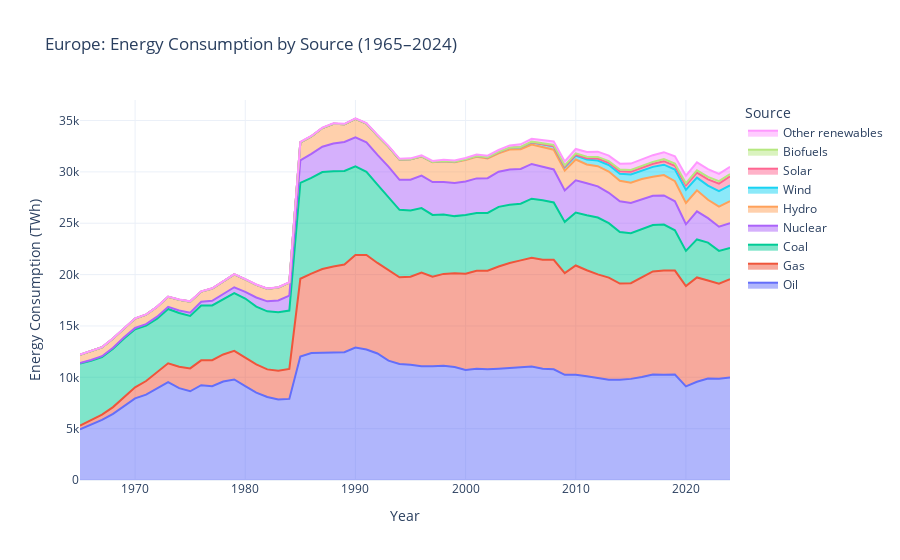

Notebook code cell kept with this figure:
### Markdown cell above
In this chart, we can see the breakdown of European primary energy consumption based on source, measured in terms of primary energy using the substitution method. This dataset is sourced from the website "Our World in Data", "Energy consumption by source, Europe".<sup id="fnref1"><a href="#fn1">1</a></sup> There was no available data for the following countries: Andorra, Liechtenstein, Monaco, San Marino and Vatican City. Numbers are given in terms of per capita consumption. **< make sure you mention how this transforms into total consumption, this is a bit confusing** Here is the quick summary of the dataset columns:
* **Entity**: the name of the country.
* **Code**: country code.
* **Year**: the year data represents.
* **other_renewables_consumption_equivalent_twh**: energy consumption from geothermal, biomass, waste, wave, and tidal source in Terawatt-hours.
* **biofuels_consumption_twh**: Biofuel consumption in Terawatt-hours.
* **solar_consumption_equivalent_twh**: Solar consumption in Terawatt-hours.
* **wind_consumption_equivalent_twh**: Wind consumption in Terawatt-hours.
* **hydro_consumption_equivalent_twh**: Hydro consumption in Terawatt-hours.
* **nuclear_consumption_equivalent_twh**: Nuclear consumption in Terawatt-hours.
* **gas_consumption_twh**: Gas consumption in Terawatt-hours.
* **coal_consumption_twh**: Coal consumption in Terawatt-hours
* **oil_consumption_twh**: Oil consumption in Terawatt-hours.

<b id="fn1">1.</b> _Data source: Energy Institute - Statistical Review of World Energy (2025) - with major processing by Our World in Data_ <a href="https://ourworldindata.org/electricity-mix"> link </a>

### Code cell
# === Clean column names ===
share_energy.columns = share_energy.columns.str.strip()

# === Define energy columns in desired stack order (bottom to top) ===
energy_cols = [
    "other_renewables_consumption_equivalent_twh",
    "biofuels_consumption_twh",
    "solar_consumption_equivalent_twh",
    "wind_consumption_equivalent_twh",
    "hydro_consumption_equivalent_twh",
    "nuclear_consumption_equivalent_twh",
    "coal_consumption_twh",
    "gas_consumption_twh",
    "oil_consumption_twh"
]

# === Ensure numeric values (keep NaN for missing data) ===
share_energy[energy_cols] = share_energy[energy_cols].apply(pd.to_numeric, errors='coerce')

# === Count available countries per year ===
country_counts = share_energy.groupby("Year")["Entity"].count().to_dict()

# === Aggregate European countries into ONE row per year, sum available values only ===
share_energy_agg = share_energy.groupby(["Year"], as_index=False)[energy_cols].sum()

# === Compute total energy per row ===
share_energy_agg['Total_energy'] = share_energy_agg[energy_cols].sum(axis=1).round(2)

# === Prepare long-format data for Plotly ===
df_melted = share_energy_agg.melt(
    id_vars=['Year', 'Total_energy'],
    value_vars=energy_cols,
    var_name='Source',
    value_name='Energy_TWh'
)

# === Clean source names for display ===
source_name_map = {
    "other_renewables_consumption_equivalent_twh": "Other renewables",
    "biofuels_consumption_twh": "Biofuels",
    "solar_consumption_equivalent_twh": "Solar",
    "wind_consumption_equivalent_twh": "Wind",
    "hydro_consumption_equivalent_twh": "Hydro",
    "nuclear_consumption_equivalent_twh": "Nuclear",
    "gas_consumption_twh": "Gas",
    "oil_consumption_twh": "Oil",
    "coal_consumption_twh": "Coal"
}
df_melted['Source'] = df_melted['Source'].replace(source_name_map)

# === Reverse stack order for plot and legend ===
stack_order = [source_name_map[col] for col in energy_cols][::-1]  # bottom-to-top
df_melted['Source'] = pd.Categorical(df_melted['Source'], categories=stack_order, ordered=True)

# === Generate hover text per year including number of countries ===
hover_text_dict = {}
for year in share_energy_agg['Year'].unique():
    row = share_energy_agg[share_energy_agg['Year'] == year]
    hover_text = f"<b>Year: {year}</b><br>"
    hover_text += f"Countries with data: {country_counts.get(year, 0)}<br>"
    for col in energy_cols[::-1]:
        display_name = source_name_map[col]
        hover_text += f"{display_name}: {row[col].values[0]:,.2f} TWh<br>"
    hover_text += f"<b>Total: {row['Total_energy'].values[0]:,.2f} TWh</b>"
    hover_text_dict[year] = hover_text

df_melted['hover_text'] = df_melted['Year'].map(hover_text_dict)

# === Create Plotly area chart ===
fig = px.area(
    df_melted,
    x='Year',
    y='Energy_TWh',
    color='Source',
    category_orders={'Source': stack_order},
    hover_data={'Energy_TWh': False, 'Total_energy': False},
    title='Europe: Energy Consumption by Source (1965–2024)'
)

fig.update_traces(
    text=df_melted['hover_text'],
    hovertemplate="%{text}<extra></extra>"
)

# === Update layout ===
fig.update_layout(
    yaxis_title='Energy Consumption (TWh)',
    xaxis_title='Year',
    yaxis=dict(range=[0, 37000]),
    xaxis=dict(range=[1965, 2024]),
    template='plotly_white',
    legend_traceorder="reversed"
)

fig.show()

# class TestEnergyData(unittest.TestCase):
#
#     def setUp(self):
#         # Example: your DataFrame
#         # Replace this with your actual DataFrame variable
#         self.df = share_energy.copy()
#
#         # Columns to test
#         self.energy_cols = [
#             "Other renewables (including geothermal and biomass) - TWh",
#             "Biofuels consumption - TWh",
#             "Solar consumption - TWh",
#             "Wind consumption - TWh",
#             "Hydro consumption - TWh",
#             "Nuclear consumption - TWh",
#             "Gas consumption - TWh",
#             "Oil consumption - TWh"
#         ]
#
#     def test_columns_exist(self):
#         # Ensure all expected columns exist
#         for col in self.energy_cols + ["Year"]:
#             self.assertIn(col, self.df.columns)
#
#     def test_no_nan_values(self):
#         # Check that energy columns have no NaN
#         self.assertFalse(self.df[self.energy_cols].isna().any().any())
#
#     def test_numeric_values(self):
#         # Ensure all energy columns are numeric
#         for col in self.energy_cols:
#             self.assertTrue(np.issubdtype(self.df[col].dtype, np.number))
#
#     def test_total_energy(self):
#         # Compute total per row
#         self.df['Total_energy'] = self.df[self.energy_cols].sum(axis=1).round(2)
#         # Check if total energy is within reasonable range
#         # Example: global energy generation should not exceed 100,000 TWh/year
#         self.assertTrue((self.df['Total_energy'] >= 0).all())
#         self.assertTrue((self.df['Total_energy'] <= 100000).all())
#
#     def test_shape(self):
#         # Check if dataframe has expected columns and rows > 0
#         self.assertGreater(self.df.shape[0], 0)
#         self.assertGreaterEqual(self.df.shape[1], len(self.energy_cols) + 1)  # +1 for Year
#
# suite = unittest.TestLoader().loadTestsFromTestCase(TestEnergyData)
# unittest.TextTestRunner(verbosity=2).run(suite)

### Figure 1 — Plotly figure (JSON) as saved in the notebook; plotly's stock layout.template omitted (floating-point values rounded to 4 significant figures; data arrays with more than 128 entries replaced by an {"elided": "..."} marker saying what was removed)
{"data": [{"customdata": [[12210.0], [12570.0], [12940.0], [13790.0], [14790.0], [15740.0], [16120.0], [16880.0], [17860.0], [17570.0], [17400.0], [18370.0], [18670.0], [19350.0], [20050.0], [19560.0], [19030.0], [18650.0], [18780.0], [19260.0], [32910.0], [33500.0], [34310.0], [34720.0], [34680.0], [35220.0], [34760.0], [33600.0], [32540.0], [31270.0], [31320.0], [31600.0], [31060.0], [31170.0], [31100.0], [31360.0], [31690.0], [31580.0], [32130.0], [32580.0], [32680.0], [33230.0], [33070.0], [32960.0], [31020.0], [32230.0], [31930.0], [31970.0], [31590.0], [30800.0], [30810.0], [31200.0], [31630.0], [31920.0], [31520.0], [29630.0], [30920.0], [30260.0], [29810.0], [30490.0]], "fillpattern": {"shape": ""}, "hovertemplate": "%{text}<extra></extra>", "legendgroup": "Oil", "line": {"color": "#636efa"}, "marker": {"symbol": "circle"}, "mode": "lines", "name": "Oil", "orientation": "v", "showlegend": true, "stackgroup": "1", "x": [1965, 1966, 1967, 1968, 1969, 1970, 1971, 1972, 1973, 1974, 1975, 1976, 1977, 1978, 1979, 1980, 1981, 1982, 1983, 1984, 1985, 1986, 1987, 1988, 1989, 1990, 1991, 1992, 1993, 1994, 1995, 1996, 1997, 1998, 1999, 2000, 2001, 2002, 2003, 2004, 2005, 2006, 2007, 2008, 2009, 2010, 2011, 2012, 2013, 2014, 2015, 2016, 2017, 2018, 2019, 2020, 2021, 2022, 2023, 2024], "xaxis": "x", "y": [4927.0, 5404.0, 5859.0, 6438.0, 7172.0, 7944.0, 8313.0, 8900.0, 9534.0, 8949.0, 8638.0, 9227.0, 9128.0, 9583.0, 9791.0, 9133.0, 8512.0, 8082.0, 7839.0, 7898.0, 12020.0, 12370.0, 12430.0, 12420.0, 12440.0, 12900.0, 12710.0, 12320.0, 11620.0, 11290.0, 11230.0, 11080.0, 11080.0, 11130.0, 11000.0, 10720.0, 10840.0, 10770.0, 10840.0, 10910.0, 10950.0, 11040.0, 10840.0, 10780.0, 10240.0, 10240.0, 10110.0, 9922.0, 9757.0, 9758.0, 9846.0, 10020.0, 10280.0, 10240.0, 10260.0, 9112.0, 9565.0, 9871.0, 9866.0, 9989.0], "yaxis": "y", "type": "scatter", "text": {"elided": "540 str values"}}, {"customdata": [[12210.0], [12570.0], [12940.0], [13790.0], [14790.0], [15740.0], [16120.0], [16880.0], [17860.0], [17570.0], [17400.0], [18370.0], [18670.0], [19350.0], [20050.0], [19560.0], [19030.0], [18650.0], [18780.0], [19260.0], [32910.0], [33500.0], [34310.0], [34720.0], [34680.0], [35220.0], [34760.0], [33600.0], [32540.0], [31270.0], [31320.0], [31600.0], [31060.0], [31170.0], [31100.0], [31360.0], [31690.0], [31580.0], [32130.0], [32580.0], [32680.0], [33230.0], [33070.0], [32960.0], [31020.0], [32230.0], [31930.0], [31970.0], [31590.0], [30800.0], [30810.0], [31200.0], [31630.0], [31920.0], [31520.0], [29630.0], [30920.0], [30260.0], [29810.0], [30490.0]], "fillpattern": {"shape": ""}, "hovertemplate": "%{text}<extra></extra>", "legendgroup": "Gas", "line": {"color": "#EF553B"}, "marker": {"symbol": "circle"}, "mode": "lines", "name": "Gas", "orientation": "v", "showlegend": true, "stackgroup": "1", "x": [1965, 1966, 1967, 1968, 1969, 1970, 1971, 1972, 1973, 1974, 1975, 1976, 1977, 1978, 1979, 1980, 1981, 1982, 1983, 1984, 1985, 1986, 1987, 1988, 1989, 1990, 1991, 1992, 1993, 1994, 1995, 1996, 1997, 1998, 1999, 2000, 2001, 2002, 2003, 2004, 2005, 2006, 2007, 2008, 2009, 2010, 2011, 2012, 2013, 2014, 2015, 2016, 2017, 2018, 2019, 2020, 2021, 2022, 2023, 2024], "xaxis": "x", "y": [375.7, 425.0, 509.5, 660.3, 851.9, 1075.0, 1325.0, 1613.0, 1833.0, 2077.0, 2230.0, 2425.0, 2540.0, 2640.0, 2785.0, 2776.0, 2749.0, 2688.0, 2794.0, 2923.0, 7577.0, 7718.0, 8109.0, 8370.0, 8551.0, 9014.0, 9193.0, 8815.0, 8838.0, 8450.0, 8566.0, 9117.0, 8714.0, 8936.0, 9138.0, 9369.0, 9537.0, 9603.0, 9948.0, 10220.0, 10430.0, 10600.0, 10610.0, 10650.0, 9895.0, 10640.0, 10320.0, 10100.0, 9947.0, 9374.0, 9313.0, 9709.0, 10030.0, 10170.0, 10130.0, 9779.0, 10160.0, 9561.0, 9246.0, 9560.0], "yaxis": "y", "type": "scatter", "text": {"elided": "540 str values"}}, {"customdata": [[12210.0], [12570.0], [12940.0], [13790.0], [14790.0], [15740.0], [16120.0], [16880.0], [17860.0], [17570.0], [17400.0], [18370.0], [18670.0], [19350.0], [20050.0], [19560.0], [19030.0], [18650.0], [18780.0], [19260.0], [32910.0], [33500.0], [34310.0], [34720.0], [34680.0], [35220.0], [34760.0], [33600.0], [32540.0], [31270.0], [31320.0], [31600.0], [31060.0], [31170.0], [31100.0], [31360.0], [31690.0], [31580.0], [32130.0], [32580.0], [32680.0], [33230.0], [33070.0], [32960.0], [31020.0], [32230.0], [31930.0], [31970.0], [31590.0], [30800.0], [30810.0], [31200.0], [31630.0], [31920.0], [31520.0], [29630.0], [30920.0], [30260.0], [29810.0], [30490.0]], "fillpattern": {"shape": ""}, "hovertemplate": "%{text}<extra></extra>", "legendgroup": "Coal", "line": {"color": "#00cc96"}, "marker": {"symbol": "circle"}, "mode": "lines", "name": "Coal", "orientation": "v", "showlegend": true, "stackgroup": "1", "x": [1965, 1966, 1967, 1968, 1969, 1970, 1971, 1972, 1973, 1974, 1975, 1976, 1977, 1978, 1979, 1980, 1981, 1982, 1983, 1984, 1985, 1986, 1987, 1988, 1989, 1990, 1991, 1992, 1993, 1994, 1995, 1996, 1997, 1998, 1999, 2000, 2001, 2002, 2003, 2004, 2005, 2006, 2007, 2008, 2009, 2010, 2011, 2012, 2013, 2014, 2015, 2016, 2017, 2018, 2019, 2020, 2021, 2022, 2023, 2024], "xaxis": "x", "y": [6027.0, 5780.0, 5603.0, 5684.0, 5760.0, 5656.0, 5393.0, 5203.0, 5284.0, 5230.0, 5104.0, 5333.0, 5334.0, 5405.0, 5629.0, 5757.0, 5624.0, 5652.0, 5705.0, 5679.0, 9339.0, 9336.0, 9445.0, 9262.0, 9103.0, 8636.0, 8100.0, 7617.0, 7055.0, 6567.0, 6450.0, 6274.0, 6015.0, 5786.0, 5557.0, 5708.0, 5627.0, 5627.0, 5807.0, 5679.0, 5520.0, 5754.0, 5793.0, 5584.0, 4996.0, 5159.0, 5361.0, 5535.0, 5299.0, 5021.0, 4877.0, 4698.0, 4512.0, 4464.0, 3921.0, 3415.0, 3702.0, 3680.0, 3199.0, 3032.0], "yaxis": "y", "type": "scatter", "text": {"elided": "540 str values"}}, {"customdata": [[12210.0], [12570.0], [12940.0], [13790.0], [14790.0], [15740.0], [16120.0], [16880.0], [17860.0], [17570.0], [17400.0], [18370.0], [18670.0], [19350.0], [20050.0], [19560.0], [19030.0], [18650.0], [18780.0], [19260.0], [32910.0], [33500.0], [34310.0], [34720.0], [34680.0], [35220.0], [34760.0], [33600.0], [32540.0], [31270.0], [31320.0], [31600.0], [31060.0], [31170.0], [31100.0], [31360.0], [31690.0], [31580.0], [32130.0], [32580.0], [32680.0], [33230.0], [33070.0], [32960.0], [31020.0], [32230.0], [31930.0], [31970.0], [31590.0], [30800.0], [30810.0], [31200.0], [31630.0], [31920.0], [31520.0], [29630.0], [30920.0], [30260.0], [29810.0], [30490.0]], "fillpattern": {"shape": ""}, "hovertemplate": "%{text}<extra></extra>", "legendgroup": "Nuclear", "line": {"color": "#ab63fa"}, "marker": {"symbol": "circle"}, "mode": "lines", "name": "Nuclear", "orientation": "v", "showlegend": true, "stackgroup": "1", "x": [1965, 1966, 1967, 1968, 1969, 1970, 1971, 1972, 1973, 1974, 1975, 1976, 1977, 1978, 1979, 1980, 1981, 1982, 1983, 1984, 1985, 1986, 1987, 1988, 1989, 1990, 1991, 1992, 1993, 1994, 1995, 1996, 1997, 1998, 1999, 2000, 2001, 2002, 2003, 2004, 2005, 2006, 2007, 2008, 2009, 2010, 2011, 2012, 2013, 2014, 2015, 2016, 2017, 2018, 2019, 2020, 2021, 2022, 2023, 2024], "xaxis": "x", "y": [54.66, 71.64, 82.98, 93.92, 114.2, 123.8, 141.3, 187.5, 206.6, 242.7, 324.0, 378.1, 448.5, 504.3, 562.3, 656.9, 887.3, 971.9, 1144.0, 1456.0, 2197.0, 2333.0, 2470.0, 2714.0, 2829.0, 2814.0, 2883.0, 2900.0, 3000.0, 2917.0, 2991.0, 3170.0, 3197.0, 3159.0, 3228.0, 3276.0, 3367.0, 3389.0, 3419.0, 3434.0, 3385.0, 3380.0, 3233.0, 3214.0, 3066.0, 3131.0, 3101.0, 3030.0, 2964.0, 2985.0, 2946.0, 2861.0, 2848.0, 2837.0, 2819.0, 2591.0, 2736.0, 2384.0, 2353.0, 2433.0], "yaxis": "y", "type": "scatter", "text": {"elided": "540 str values"}}, {"customdata": [[12210.0], [12570.0], [12940.0], [13790.0], [14790.0], [15740.0], [16120.0], [16880.0], [17860.0], [17570.0], [17400.0], [18370.0], [18670.0], [19350.0], [20050.0], [19560.0], [19030.0], [18650.0], [18780.0], [19260.0], [32910.0], [33500.0], [34310.0], [34720.0], [34680.0], [35220.0], [34760.0], [33600.0], [32540.0], [31270.0], [31320.0], [31600.0], [31060.0], [31170.0], [31100.0], [31360.0], [31690.0], [31580.0], [32130.0], [32580.0], [32680.0], [33230.0], [33070.0], [32960.0], [31020.0], [32230.0], [31930.0], [31970.0], [31590.0], [30800.0], [30810.0], [31200.0], [31630.0], [31920.0], [31520.0], [29630.0], [30920.0], [30260.0], [29810.0], [30490.0]], "fillpattern": {"shape": ""}, "hovertemplate": "%{text}<extra></extra>", "legendgroup": "Hydro", "line": {"color": "#FFA15A"}, "marker": {"symbol": "circle"}, "mode": "lines", "name": "Hydro", "orientation": "v", "showlegend": true, "stackgroup": "1", "x": [1965, 1966, 1967, 1968, 1969, 1970, 1971, 1972, 1973, 1974, 1975, 1976, 1977, 1978, 1979, 1980, 1981, 1982, 1983, 1984, 1985, 1986, 1987, 1988, 1989, 1990, 1991, 1992, 1993, 1994, 1995, 1996, 1997, 1998, 1999, 2000, 2001, 2002, 2003, 2004, 2005, 2006, 2007, 2008, 2009, 2010, 2011, 2012, 2013, 2014, 2015, 2016, 2017, 2018, 2019, 2020, 2021, 2022, 2023, 2024], "xaxis": "x", "y": [813.3, 872.8, 870.2, 899.7, 876.8, 918.6, 925.1, 957.7, 976.7, 1048.0, 1073.0, 983.9, 1193.0, 1188.0, 1249.0, 1203.0, 1228.0, 1221.0, 1264.0, 1268.0, 1748.0, 1701.0, 1813.0, 1914.0, 1716.0, 1794.0, 1812.0, 1882.0, 1950.0, 1965.0, 1987.0, 1862.0, 1935.0, 2009.0, 2020.0, 2094.0, 2096.0, 1915.0, 1796.0, 1939.0, 1915.0, 1886.0, 1903.0, 1928.0, 1921.0, 2023.0, 1829.0, 1963.0, 2064.0, 1997.0, 1957.0, 2017.0, 1859.0, 1987.0, 1957.0, 2084.0, 2044.0, 1793.0, 1956.0, 2127.0], "yaxis": "y", "type": "scatter", "text": {"elided": "540 str values"}}, {"customdata": [[12210.0], [12570.0], [12940.0], [13790.0], [14790.0], [15740.0], [16120.0], [16880.0], [17860.0], [17570.0], [17400.0], [18370.0], [18670.0], [19350.0], [20050.0], [19560.0], [19030.0], [18650.0], [18780.0], [19260.0], [32910.0], [33500.0], [34310.0], [34720.0], [34680.0], [35220.0], [34760.0], [33600.0], [32540.0], [31270.0], [31320.0], [31600.0], [31060.0], [31170.0], [31100.0], [31360.0], [31690.0], [31580.0], [32130.0], [32580.0], [32680.0], [33230.0], [33070.0], [32960.0], [31020.0], [32230.0], [31930.0], [31970.0], [31590.0], [30800.0], [30810.0], [31200.0], [31630.0], [31920.0], [31520.0], [29630.0], [30920.0], [30260.0], [29810.0], [30490.0]], "fillpattern": {"shape": ""}, "hovertemplate": "%{text}<extra></extra>", "legendgroup": "Wind", "line": {"color": "#19d3f3"}, "marker": {"symbol": "circle"}, "mode": "lines", "name": "Wind", "orientation": "v", "showlegend": true, "stackgroup": "1", "x": [1965, 1966, 1967, 1968, 1969, 1970, 1971, 1972, 1973, 1974, 1975, 1976, 1977, 1978, 1979, 1980, 1981, 1982, 1983, 1984, 1985, 1986, 1987, 1988, 1989, 1990, 1991, 1992, 1993, 1994, 1995, 1996, 1997, 1998, 1999, 2000, 2001, 2002, 2003, 2004, 2005, 2006, 2007, 2008, 2009, 2010, 2011, 2012, 2013, 2014, 2015, 2016, 2017, 2018, 2019, 2020, 2021, 2022, 2023, 2024], "xaxis": "x", "y": [0.0, 0.0, 0.0, 0.0, 0.0, 0.0, 0.0, 0.0, 0.0, 0.0, 0.0, 0.0, 0.0, 0.008333, 0.01667, 0.02917, 0.02917, 0.05139, 0.08361, 0.1061, 0.1594, 0.3711, 0.53, 0.9158, 1.432, 2.165, 2.721, 4.263, 6.364, 8.298, 10.76, 13.44, 20.29, 31.07, 39.6, 62.35, 74.38, 99.95, 122.4, 162.1, 192.5, 224.0, 283.2, 322.3, 357.3, 399.4, 484.7, 554.5, 634.8, 674.4, 808.3, 812.2, 961.3, 1004.0, 1136.0, 1268.0, 1237.0, 1372.0, 1504.0, 1536.0], "yaxis": "y", "type": "scatter", "text": {"elided": "540 str values"}}, {"customdata": [[12210.0], [12570.0], [12940.0], [13790.0], [14790.0], [15740.0], [16120.0], [16880.0], [17860.0], [17570.0], [17400.0], [18370.0], [18670.0], [19350.0], [20050.0], [19560.0], [19030.0], [18650.0], [18780.0], [19260.0], [32910.0], [33500.0], [34310.0], [34720.0], [34680.0], [35220.0], [34760.0], [33600.0], [32540.0], [31270.0], [31320.0], [31600.0], [31060.0], [31170.0], [31100.0], [31360.0], [31690.0], [31580.0], [32130.0], [32580.0], [32680.0], [33230.0], [33070.0], [32960.0], [31020.0], [32230.0], [31930.0], [31970.0], [31590.0], [30800.0], [30810.0], [31200.0], [31630.0], [31920.0], [31520.0], [29630.0], [30920.0], [30260.0], [29810.0], [30490.0]], "fillpattern": {"shape": ""}, "hovertemplate": "%{text}<extra></extra>", "legendgroup": "Solar", "line": {"color": "#FF6692"}, "marker": {"symbol": "circle"}, "mode": "lines", "name": "Solar", "orientation": "v", "showlegend": true, "stackgroup": "1", "x": [1965, 1966, 1967, 1968, 1969, 1970, 1971, 1972, 1973, 1974, 1975, 1976, 1977, 1978, 1979, 1980, 1981, 1982, 1983, 1984, 1985, 1986, 1987, 1988, 1989, 1990, 1991, 1992, 1993, 1994, 1995, 1996, 1997, 1998, 1999, 2000, 2001, 2002, 2003, 2004, 2005, 2006, 2007, 2008, 2009, 2010, 2011, 2012, 2013, 2014, 2015, 2016, 2017, 2018, 2019, 2020, 2021, 2022, 2023, 2024], "xaxis": "x", "y": [0.0, 0.0, 0.0, 0.0, 0.0, 0.0, 0.0, 0.0, 0.0, 0.0, 0.0, 0.0, 0.0, 0.0, 0.0, 0.0, 0.0, 0.0, 0.0, 0.002806, 0.002806, 0.002806, 0.0, 0.002806, 0.02525, 0.0346, 0.04311, 0.06967, 0.08987, 0.09622, 0.1247, 0.1328, 0.1582, 0.1863, 0.2228, 0.2068, 0.5361, 0.8615, 1.276, 2.032, 4.062, 6.866, 10.31, 20.01, 37.58, 61.22, 122.2, 185.9, 221.1, 249.9, 276.5, 285.2, 309.6, 341.4, 375.3, 438.0, 492.3, 615.2, 733.1, 884.3], "yaxis": "y", "type": "scatter", "text": {"elided": "540 str values"}}, {"customdata": [[12210.0], [12570.0], [12940.0], [13790.0], [14790.0], [15740.0], [16120.0], [16880.0], [17860.0], [17570.0], [17400.0], [18370.0], [18670.0], [19350.0], [20050.0], [19560.0], [19030.0], [18650.0], [18780.0], [19260.0], [32910.0], [33500.0], [34310.0], [34720.0], [34680.0], [35220.0], [34760.0], [33600.0], [32540.0], [31270.0], [31320.0], [31600.0], [31060.0], [31170.0], [31100.0], [31360.0], [31690.0], [31580.0], [32130.0], [32580.0], [32680.0], [33230.0], [33070.0], [32960.0], [31020.0], [32230.0], [31930.0], [31970.0], [31590.0], [30800.0], [30810.0], [31200.0], [31630.0], [31920.0], [31520.0], [29630.0], [30920.0], [30260.0], [29810.0], [30490.0]], "fillpattern": {"shape": ""}, "hovertemplate": "%{text}<extra></extra>", "legendgroup": "Biofuels", "line": {"color": "#B6E880"}, "marker": {"symbol": "circle"}, "mode": "lines", "name": "Biofuels", "orientation": "v", "showlegend": true, "stackgroup": "1", "x": [1965, 1966, 1967, 1968, 1969, 1970, 1971, 1972, 1973, 1974, 1975, 1976, 1977, 1978, 1979, 1980, 1981, 1982, 1983, 1984, 1985, 1986, 1987, 1988, 1989, 1990, 1991, 1992, 1993, 1994, 1995, 1996, 1997, 1998, 1999, 2000, 2001, 2002, 2003, 2004, 2005, 2006, 2007, 2008, 2009, 2010, 2011, 2012, 2013, 2014, 2015, 2016, 2017, 2018, 2019, 2020, 2021, 2022, 2023, 2024], "xaxis": "x", "y": [0.0, 0.0, 0.0, 0.0, 0.0, 0.0, 0.0, 0.0, 0.0, 0.0, 0.0, 0.0, 0.0, 0.0, 0.0, 0.0, 0.0, 0.0, 0.0, 0.0, 0.0, 0.0, 0.0, 0.0, 0.0, 0.0, 0.0, 0.1437, 0.4559, 1.463, 2.282, 3.425, 4.705, 4.359, 4.899, 6.915, 8.334, 10.69, 13.72, 19.88, 32.64, 53.62, 81.17, 112.3, 125.0, 140.6, 150.6, 165.6, 158.3, 166.6, 163.8, 165.2, 177.7, 200.8, 216.4, 214.3, 220.1, 233.2, 247.7, 227.9], "yaxis": "y", "type": "scatter", "text": {"elided": "540 str values"}}, {"customdata": [[12210.0], [12570.0], [12940.0], [13790.0], [14790.0], [15740.0], [16120.0], [16880.0], [17860.0], [17570.0], [17400.0], [18370.0], [18670.0], [19350.0], [20050.0], [19560.0], [19030.0], [18650.0], [18780.0], [19260.0], [32910.0], [33500.0], [34310.0], [34720.0], [34680.0], [35220.0], [34760.0], [33600.0], [32540.0], [31270.0], [31320.0], [31600.0], [31060.0], [31170.0], [31100.0], [31360.0], [31690.0], [31580.0], [32130.0], [32580.0], [32680.0], [33230.0], [33070.0], [32960.0], [31020.0], [32230.0], [31930.0], [31970.0], [31590.0], [30800.0], [30810.0], [31200.0], [31630.0], [31920.0], [31520.0], [29630.0], [30920.0], [30260.0], [29810.0], [30490.0]], "fillpattern": {"shape": ""}, "hovertemplate": "%{text}<extra></extra>", "legendgroup": "Other renewables", "line": {"color": "#FF97FF"}, "marker": {"symbol": "circle"}, "mode": "lines", "name": "Other renewables", "orientation": "v", "showlegend": true, "stackgroup": "1", "x": [1965, 1966, 1967, 1968, 1969, 1970, 1971, 1972, 1973, 1974, 1975, 1976, 1977, 1978, 1979, 1980, 1981, 1982, 1983, 1984, 1985, 1986, 1987, 1988, 1989, 1990, 1991, 1992, 1993, 1994, 1995, 1996, 1997, 1998, 1999, 2000, 2001, 2002, 2003, 2004, 2005, 2006, 2007, 2008, 2009, 2010, 2011, 2012, 2013, 2014, 2015, 2016, 2017, 2018, 2019, 2020, 2021, 2022, 2023, 2024], "xaxis": "x", "y": [9.403, 12.82, 14.03, 15.62, 16.95, 22.24, 22.6, 22.26, 23.95, 25.13, 26.63, 26.52, 27.75, 29.29, 30.51, 33.57, 33.6, 30.74, 31.68, 32.85, 36.03, 39.2, 38.83, 41.34, 42.73, 59.47, 61.45, 64.93, 71.58, 75.38, 83.13, 83.65, 99.16, 111.3, 117.2, 128.7, 141.0, 160.1, 182.9, 217.5, 248.7, 281.5, 313.2, 345.7, 378.8, 430.1, 458.9, 509.7, 541.4, 578.4, 618.2, 631.7, 653.0, 677.1, 705.3, 726.1, 769.2, 750.8, 704.9, 701.1], "yaxis": "y", "type": "scatter", "text": {"elided": "540 str values"}}], "layout": {"xaxis": {"anchor": "y", "domain": [0.0, 1.0], "title": {"text": "Year"}, "range": [1965, 2024]}, "yaxis": {"anchor": "x", "domain": [0.0, 1.0], "title": {"text": "Energy Consumption (TWh)"}, "range": [0, 37000]}, "legend": {"title": {"text": "Source"}, "tracegroupgap": 0, "traceorder": "reversed"}, "title": {"text": "Europe: Energy Consumption by Source (1965–2024)"}}}
